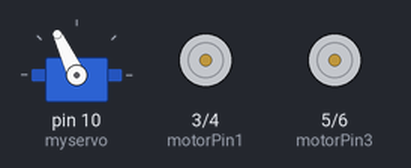
Recording of a sketch running on a simulated Arduino Uno, built with avr-gcc and run on an emulated ATmega328P. On the bench: servo, motor-driver pin pairs drawn as motors (green arrow = first pin HIGH = forward, orange = second pin HIGH = backward, longer = more drive).

Above: at 2.25 s.
At 2.6 s:
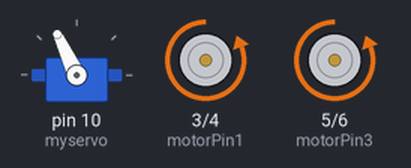
At 4.2 s:
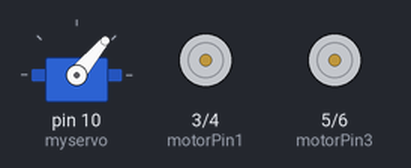
Timing chart, 0 to 7.3 s (numbered marks = the images above):
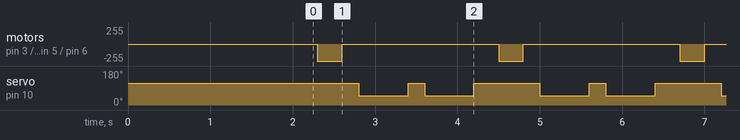

Measured:
- by itself, servo on pin 10 (myservo): repeats every 2.2 s: 115° 0.20 s, 50° 0.60 s, 115° 0.80 s, 50° 0.60 s
- by itself, motor on pin 3 (motorPin1) / pin 4 (motorPin2), motor on pin 5 (motorPin3) / pin 6 (motorPin4): alternates backward 255/255 for 0.30 s and stopped for 1.9 s

The sketch:

ultrsonic.ino
```cpp
//#include <NewPing.h>
#include <Servo.h>
int trigPin=8;
int echoPin = 9;
#define MAX_DISTANCE 200
#define MAX_SPEED 190
#define MAX_SPEED_OFFSET 20
//NewPing sonar(trigPin, echoPin,MAX_DISTANCE);
int motorPin1= 3;
int motorPin2= 4;
int motorPin3= 5; //REVerse motion of Right motor
int motorPin4= 6;
Servo myservo;
boolean goesForward=false;
int distance=100;
int speedSet=0;
void setup()
{
  int readPing;
  myservo.attach(10);
  myservo.write(115);
  delay(2000);
  distance=readPing;
  delay(50);
  distance=readPing;
  delay(50);
  distance=readPing;
  delay(50);
   distance=readPing;
  delay(50);
    pinMode(3, OUTPUT);
   pinMode(4, OUTPUT);
   pinMode(5, OUTPUT);
   pinMode(6, OUTPUT);
   pinMode(trigPin, OUTPUT);
  pinMode(echoPin, INPUT);
  Serial.begin(9600);

}

void loop() {
  int distanceR=0;
  int distanceL=0;
  int readPing;
    if(distance<=15)
    {
      moveStop();
      delay(100);
      moveBackward();
      delay(300);
      moveStop();
      delay(200);
      distanceR=lookRight();
      delay(200);
      distanceL=lookLeft();
      delay(200);
      if(distanceR>distanceL)
      {
        turnRight();
        moveStop();
      }
      else
      {
        turnRight();
        moveStop();
      }
    }
    else
    {
      moveForward();
    }
    distance=readPing;
    }
    int lookRight()
    {
      int readPing;
      myservo.write(50);
      delay(500);
      int distance= readPing;
      delay(100);
      myservo.write(115);
      return distance;
    }
    int lookLeft()
    {
      int readPing;
      myservo.write(50);
      delay(500);
      int distance= readPing;
      delay(100);
      myservo.write(115);
      return distance;
    }
    void moveForward() {
  digitalWrite(motorPin1,HIGH );
  digitalWrite(motorPin2,LOW);
  digitalWrite(motorPin3,HIGH);
  digitalWrite(motorPin4,LOW);
  return;
}
void moveBackward() {
 digitalWrite(motorPin1,LOW);
 digitalWrite(motorPin2,HIGH);
 digitalWrite(motorPin3,LOW);
 digitalWrite(motorPin4,HIGH);
}
void moveStop(){
 digitalWrite(motorPin1,LOW);
 digitalWrite(motorPin2,LOW);
 digitalWrite(motorPin3,LOW);
 digitalWrite(motorPin4,LOW);                         //wait after stopping
 return;
}

void turnLeft () {
 digitalWrite(motorPin1,HIGH);       //use the combination which works for you
 digitalWrite(motorPin2,LOW);      //right motor rotates forward and left motor backward
 digitalWrite(motorPin3,LOW);
 digitalWrite(motorPin4,HIGH);
 return;
}
void turnRight () {
 digitalWrite(motorPin1,LOW);       //use the combination which works for you
 digitalWrite(motorPin2,HIGH);    //left motor rotates forward and right motor backward
 digitalWrite(motorPin3,HIGH);
 digitalWrite(motorPin4,LOW);
 return;
}
void readPing()
{
  long distance,duration;
  digitalWrite(trigPin,LOW);
 delayMicroseconds(2);
 digitalWrite(trigPin,HIGH);
 delayMicroseconds(10);
 digitalWrite(trigPin,LOW);
 delayMicroseconds(2);
 duration=pulseIn(echoPin,HIGH);
 distance=(duration*340)/20000;
}
```
